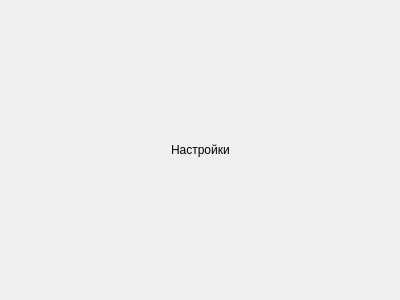
<?xml version="1.0" encoding="UTF-8"?>
<ui version="4.0">
 <class>Settings</class>
 <widget class="QWidget" name="Settings">
  <property name="geometry">
   <rect>
    <x>0</x>
    <y>0</y>
    <width>400</width>
    <height>300</height>
   </rect>
  </property>
  <property name="windowTitle">
   <string>Form</string>
  </property>
  <layout class="QGridLayout" name="gridLayout">
   <item row="0" column="1">
    <widget class="QLabel" name="label">
     <property name="text">
      <string>Настройки</string>
     </property>
    </widget>
   </item>
   <item row="0" column="0">
    <spacer name="horizontalSpacer">
     <property name="orientation">
      <enum>Qt::Horizontal</enum>
     </property>
     <property name="sizeHint" stdset="0">
      <size>
       <width>145</width>
       <height>20</height>
      </size>
     </property>
    </spacer>
   </item>
   <item row="0" column="2">
    <spacer name="horizontalSpacer_2">
     <property name="orientation">
      <enum>Qt::Horizontal</enum>
     </property>
     <property name="sizeHint" stdset="0">
      <size>
       <width>40</width>
       <height>20</height>
      </size>
     </property>
    </spacer>
   </item>
  </layout>
 </widget>
 <resources/>
 <connections/>
</ui>
